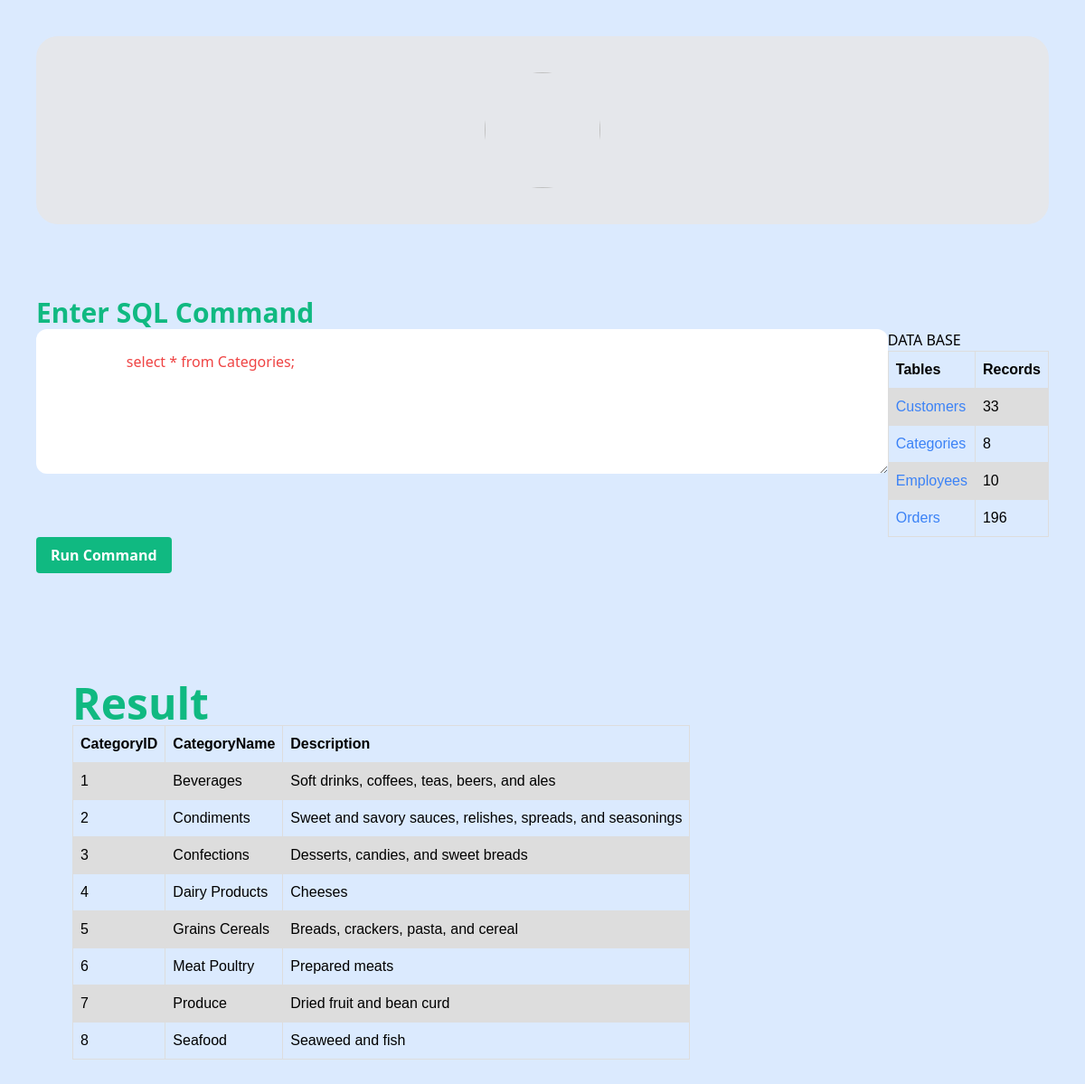
Page /Categories on the committed database.
### tables this page shows
CREATE TABLE 'categories' ('CategoryID' int(11) NOT NULL,'CategoryName' varchar(255) DEFAULT NULL,'Description' varchar(255) DEFAULT NULL);

### main.py (the view)
@app.route('/Categories')
def Categories():
    return sql("select * from Categories;")

### Templates/index.html (shortened to what this page needs)
<!DOCTYPE html>
<html lang="en">
<head>
    <link href="https://unpkg.com/tailwindcss@^2/dist/tailwind.min.css" rel="stylesheet">
</head>
<body class="bg-blue-100">
    <figure class="mx-10 bg-gray-200 rounded-3xl p-8 py-10 my-10">
        <img class="animate-bounce w-32 h-32 rounded-full mx-auto" src="https://avatars.githubusercontent.com/u/71139852" alt="" width="384" height="512">
      </figure>
    <div>
        <div class="p-10 card bg-base-200 gride">
            <form action="{{url_for('sql')}}"  method="POST">
            <div class="form-control">
              <label class="label">
                <h1 class="text-green-500 font-extrabold text-3xl" >Enter SQL Command</h1>
              </label>
              <div class="flex">
                <textarea rows="5" placeholder=" Enter SQL Command"name="msg" class="w-full textarea width-text h-40 rounded-xl text-red-500 textarea-ghost">
                    {%if command%}
                        {{command}}
                    {%endif%}
                </textarea>
                  <div class="gride">
                    <h2 class="text-bold text-black">DATA BASE</h2>
                    <table border="2">
                      <tr>
                        <th>Tables</th>
                        <th>Records</th>
                      </tr>
                      <tr>
                        <td><a class="text-blue-500" href="/Customers">Customers</a></td>
                        <td>33</td>
                      </tr>
                      <tr>
                        <td><a class="text-blue-500" href="/Categories">Categories</a></td>
                        <td>8</td>
                      </tr>
                      <tr>
                        <td><a class="text-blue-500" href="/Employees">Employees</a></td>
                        <td>10</td>
                      </tr>
                      <tr>
                        <td><a class="text-blue-500" href="/Orders">Orders</a></td>
                        <td>196</td>
                      </tr>
                    </table>
                  </div>
              </div>
            </div>
            <button type="submit" class="place-items-center bg-green-500 hover:bg-green-700 text-white font-bold py-2  px-4 rounded">
                Run Command
              </button>
            </form>
        </div>
    </div>
    <div class="flex flex-1 m-10 p-10">
        <div class="gride">
            <Label class="label">
                <h1 class="text-green-500 font-extrabold text-5xl" >Result</h1>
            </Label>
            {% if not error %}
            <table class="table-auto">
                {%for i in range(len_of_name)%}
                <th>
                    {{name[i] }}
                </th>
                {%endfor%}
                {%for i in range(0 , len_of_data) %}
                <tr class="bg-emerald-200">
                    {%for j in range(0 , len_of_name) %}
                        <td>
                            {{data[i][j]}}
                        </td>
                    {%endfor%}
                </tr>
                {%endfor%}
            </table>
        {%endif%}
        </div>
    </div>
</body>
</html>

### Templates/index.html (style rules this page uses)
table { font-family: arial, sans-serif; border-collapse: collapse; align-items: right; }
td, th { border: 1px solid #dddddd; text-align: left; padding: 8px; }
tr:nth-child(even) { background-color: #dddddd; }

### rows in the picture
categories: CategoryID "1" "Beverages" "Soft drinks, coffees, teas, beers, and ales"
categories: CategoryID "2" "Condiments" "Sweet and savory sauces, relishes, spreads, and seasonings"
categories: CategoryID "3" "Confections" "Desserts, candies, and sweet breads"
categories: CategoryID "4" "Dairy Products" "Cheeses"
categories: CategoryID "5" "Grains Cereals" "Breads, crackers, pasta, and cereal"
categories: CategoryID "6" "Meat Poultry" "Prepared meats"
categories: CategoryID "7" "Produce" "Dried fruit and bean curd"
categories: CategoryID "8" "Seafood" "Seaweed and fish"

### other values in the picture
{{ name[i] }} "CategoryID" "CategoryName" "Description"
